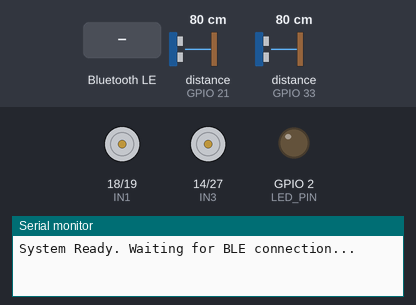
The sketch below on a simulated ESP32. Parts: motor-driver pin pairs drawn as motors (green arrow = first pin HIGH = forward, orange = second pin HIGH = backward, longer = more drive, scaled by the enable pin), output pins drawn as LEDs (lit = HIGH), the last lines printed to the serial monitor. Wiring (inferred from the names in the program): 2 × ultrasonic range finder: trigger GPIO 5, echo GPIO 21 / trigger GPIO 32, echo GPIO 33. The inputs (shaded band) are chosen by the test bench; at power-on: distance to the obstacle (sensors on GPIO 21, GPIO 33) 80 cm. The echo pulse lasts 58.3 µs per cm; nothing arrives over Bluetooth unless stated; a phone connects over Bluetooth LE 3 s after start; pins used as bus, display or sensor lines are not drawn.

Above: at 1.2 s.
1.3 s: Bluetooth LE write "F" received
At 2.2 s:
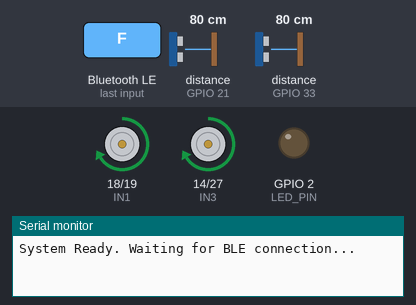
4.3 s: Bluetooth LE write "B" received
At 5.6 s:
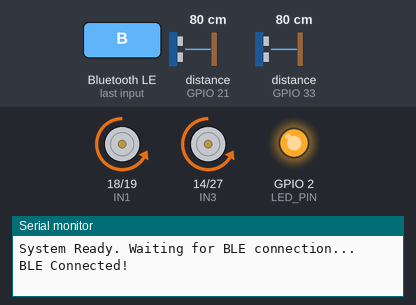
7.3 s: Bluetooth LE write "L" received
At 8.9 s:
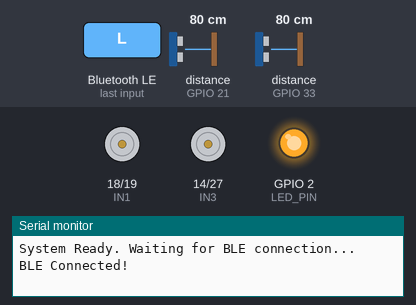
9.6 s: Bluetooth LE write "R" received
At 10.0 s:
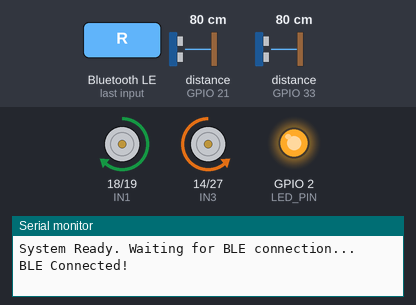
Timing chart, 0 to 12.6 s (numbered marks = the images above; inputs shaded):
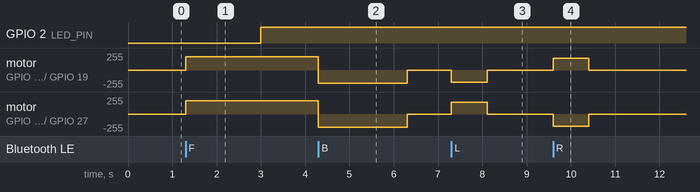

Measured:
- after the input at 1.3 s, motor on GPIO 18 (IN1) / GPIO 19 (IN2), motor on GPIO 14 (IN3) / GPIO 27 (IN4): stopped → forward 200/255 at once
- after the input at 4.3 s, motor on GPIO 18 (IN1) / GPIO 19 (IN2), motor on GPIO 14 (IN3) / GPIO 27 (IN4): forward 200/255 → backward 200/255 at once, → stopped 2.0 s later
- after the input at 7.3 s, motor on GPIO 18 (IN1) / GPIO 19 (IN2): stopped → backward 180/255 at once, → stopped 0.81 s later; motor on GPIO 14 (IN3) / GPIO 27 (IN4): stopped → forward 180/255 at once, → stopped 0.81 s later
- after the input at 9.6 s, motor on GPIO 18 (IN1) / GPIO 19 (IN2): stopped → forward 180/255 at once, → stopped 0.80 s later; motor on GPIO 14 (IN3) / GPIO 27 (IN4): stopped → backward 180/255 at once, → stopped 0.80 s later

The sketch:

Wheelchair_ESP32.ino
```cpp
#include <BLEDevice.h>
#include <BLEServer.h>
#include <BLEUtils.h>
#include <BLE2902.h>

// --- CONFIGURATION ---
#define SERVICE_UUID           "4fafc201-1fb5-459e-8fcc-c5c9c331914b"
#define CHARACTERISTIC_UUID_RX "beb5483e-36e1-4688-b7f5-ea07361b26a8" // Python Writes Here
#define CHARACTERISTIC_UUID_TX "1c28c688-29ce-44d5-ab46-5991444903bc" // ESP32 Sends Here (NEW)

// --- PIN DEFINITIONS ---
#define ENA 13
#define IN1 18
#define IN2 19
#define IN3 14
#define IN4 27
#define ENB 23
#define LED_PIN 2

// VERIFIED Ultrasonic Sensor Pins
#define FRONT_TRIG 5
#define FRONT_ECHO 21
#define REAR_TRIG 32
#define REAR_ECHO 33

// --- TIMING & DISTANCE CONFIGURATION ---
#define MOVE_TIME_LONG  5000  // 5s Forward
#define MOVE_TIME_REV   2000  // 2s Reverse
#define MOVE_TIME_SHORT 800   // 0.8s Turn
#define OBSTACLE_DIST   30    // Stop if < 30cm
#define TELEMETRY_RATE  300   // Send data every 300ms (NEW)

// Variables
BLEServer* pServer = NULL;
BLECharacteristic* pRxCharacteristic = NULL;
BLECharacteristic* pTxCharacteristic = NULL; // NEW
bool deviceConnected = false;
bool oldDeviceConnected = false;

// State Machine
unsigned long moveStartTime = 0;
unsigned long moveDuration = 0;
unsigned long lastTelemetryTime = 0; // NEW
bool isMoving = false;
char currentAction = 'S';

// --- MOTOR CONTROL ---
void stopMotors() {
    digitalWrite(IN1, LOW); digitalWrite(IN2, LOW);
    digitalWrite(IN3, LOW); digitalWrite(IN4, LOW);
    analogWrite(ENA, 0); analogWrite(ENB, 0);
    isMoving = false;
    currentAction = 'S';
}

void moveForward() {
    digitalWrite(IN1, HIGH); digitalWrite(IN2, LOW);
    digitalWrite(IN3, HIGH); digitalWrite(IN4, LOW);
    analogWrite(ENA, 200); analogWrite(ENB, 200);
}

void moveBackward() {
    digitalWrite(IN1, LOW); digitalWrite(IN2, HIGH);
    digitalWrite(IN3, LOW); digitalWrite(IN4, HIGH);
    analogWrite(ENA, 200); analogWrite(ENB, 200);
}

void turnLeft() {
    digitalWrite(IN1, LOW); digitalWrite(IN2, HIGH);
    digitalWrite(IN3, HIGH); digitalWrite(IN4, LOW);
    analogWrite(ENA, 180); analogWrite(ENB, 180);
}

void turnRight() {
    digitalWrite(IN1, HIGH); digitalWrite(IN2, LOW);
    digitalWrite(IN3, LOW); digitalWrite(IN4, HIGH);
    analogWrite(ENA, 180); analogWrite(ENB, 180);
}

// --- ULTRASONIC SENSOR LOGIC ---
int getDistance(int trigPin, int echoPin) {
    digitalWrite(trigPin, LOW);
    delayMicroseconds(2);
    digitalWrite(trigPin, HIGH);
    delayMicroseconds(10);
    digitalWrite(trigPin, LOW);

    long duration = pulseIn(echoPin, HIGH, 30000);
    if (duration == 0) return 999;
    return duration * 0.034 / 2;
}

// --- CALLBACKS ---
class MyServerCallbacks: public BLEServerCallbacks {
    void onConnect(BLEServer* pServer) {
        deviceConnected = true;
        digitalWrite(LED_PIN, HIGH);
        Serial.println("BLE Connected!");
    };

    void onDisconnect(BLEServer* pServer) {
        deviceConnected = false;
        digitalWrite(LED_PIN, LOW);
        stopMotors();
        Serial.println("BLE Disconnected!");
    }
};

class MyRxCallbacks: public BLECharacteristicCallbacks {
    void onWrite(BLECharacteristic *pCharacteristic) {
        String value = pCharacteristic->getValue();
        if (value.length() > 0) {
            char cmd = value[0];

            if (isMoving && cmd == currentAction) return;

            if (cmd == 'S') {
                stopMotors();
                return;
            }

            if (cmd == 'F') moveDuration = MOVE_TIME_LONG;
            else if (cmd == 'B') moveDuration = MOVE_TIME_REV;
            else if (cmd == 'L' || cmd == 'R') moveDuration = MOVE_TIME_SHORT;
            else return;

            moveStartTime = millis();
            isMoving = true;
            currentAction = cmd;

            if (cmd == 'F') moveForward();
            else if (cmd == 'B') moveBackward();
            else if (cmd == 'L') turnLeft();
            else if (cmd == 'R') turnRight();
        }
    }
};

void setup() {
    Serial.begin(115200);

    pinMode(IN1, OUTPUT); pinMode(IN2, OUTPUT);
    pinMode(IN3, OUTPUT); pinMode(IN4, OUTPUT);
    pinMode(ENA, OUTPUT); pinMode(ENB, OUTPUT);
    pinMode(LED_PIN, OUTPUT);

    pinMode(FRONT_TRIG, OUTPUT); pinMode(FRONT_ECHO, INPUT);
    pinMode(REAR_TRIG, OUTPUT);  pinMode(REAR_ECHO, INPUT);

    stopMotors();

    // BLE Setup
    BLEDevice::init("Wheelchair_BLE");
    pServer = BLEDevice::createServer();
    pServer->setCallbacks(new MyServerCallbacks());
    BLEService *pService = pServer->createService(SERVICE_UUID);

    // 1. Create RX Characteristic (For receiving commands from Python)
    pRxCharacteristic = pService->createCharacteristic(
        CHARACTERISTIC_UUID_RX,
        BLECharacteristic::PROPERTY_WRITE
    );
    pRxCharacteristic->setCallbacks(new MyRxCallbacks());

    // 2. Create TX Characteristic (For sending data to Python)
    pTxCharacteristic = pService->createCharacteristic(
        CHARACTERISTIC_UUID_TX,
        BLECharacteristic::PROPERTY_NOTIFY
    );
    pTxCharacteristic->addDescriptor(new BLE2902()); // Required for Notifications

    pService->start();
    BLEAdvertising *pAdvertising = BLEDevice::getAdvertising();
    pAdvertising->addServiceUUID(SERVICE_UUID);
    pAdvertising->setScanResponse(true);
    BLEDevice::startAdvertising();

    Serial.println("System Ready. Waiting for BLE connection...");
}

void loop() {
    unsigned long currentMillis = millis();

    if (!deviceConnected && oldDeviceConnected) {
        delay(500);
        pServer->startAdvertising();
        oldDeviceConnected = deviceConnected;
    }
    if (deviceConnected && !oldDeviceConnected) {
        oldDeviceConnected = deviceConnected;
    }

    // --- TELEMETRY & COLLISION RADAR ---
    // Runs every 300ms so we don't flood the Bluetooth connection
    if (currentMillis - lastTelemetryTime >= TELEMETRY_RATE) {
        lastTelemetryTime = currentMillis;

        int fDist = getDistance(FRONT_TRIG, FRONT_ECHO);
        int rDist = getDistance(REAR_TRIG, REAR_ECHO);

        // Send Data to Python (Format: "F:45,R:120")
        if (deviceConnected) {
            String payload = "F:" + String(fDist) + ",R:" + String(rDist);
            pTxCharacteristic->setValue(payload.c_str());
            pTxCharacteristic->notify(); // Push to Python
        }

        // Active Collision Avoidance
        if (isMoving) {
            if (currentAction == 'F' && fDist < OBSTACLE_DIST) {
                Serial.println("Front Obstacle! Braking!");
                stopMotors();
            } else if (currentAction == 'B' && rDist < OBSTACLE_DIST) {
                Serial.println("Rear Obstacle! Braking!");
                stopMotors();
            }
        }
    }

    // --- PULSE TIMER ---
    if (isMoving) {
        if (currentMillis - moveStartTime >= moveDuration) {
            stopMotors();
        }
    }
}
```
